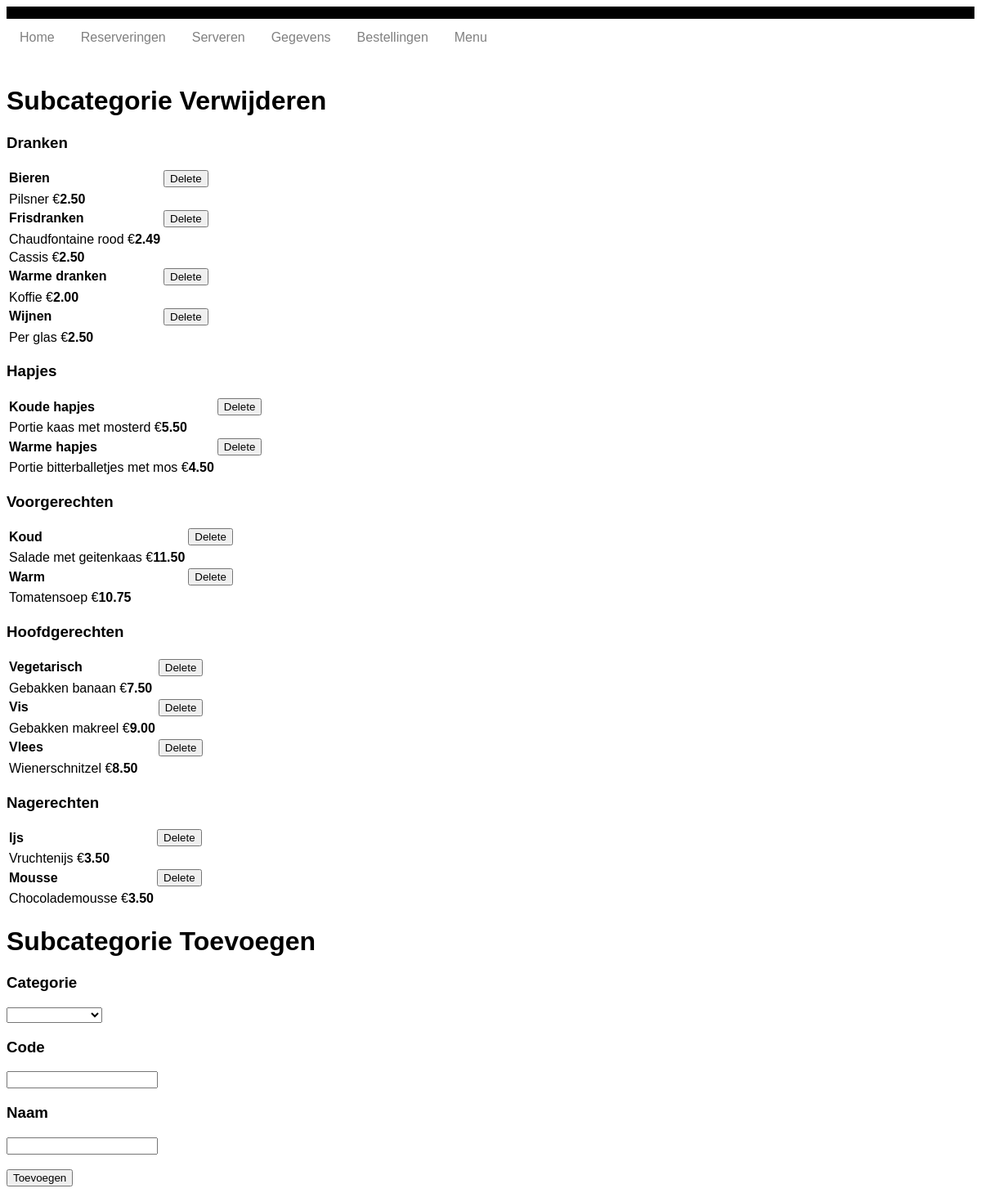
/subgroepen.php, run on the app's committed database.
### tables this page shows
CREATE TABLE `gerechtcategorieen` (
  `ID` int(11) NOT NULL,
  `Code` varchar(3) DEFAULT NULL,
  `Naam` varchar(20) DEFAULT NULL
);

CREATE TABLE `gerechtsoorten` (
  `ID` int(11) NOT NULL,
  `Code` varchar(3) DEFAULT NULL,
  `Naam` varchar(20) DEFAULT NULL,
  `Gerechtcategorie_ID` int(11) NOT NULL
);

CREATE TABLE `menuitems` (
  `ID` int(11) NOT NULL,
  `Code` varchar(4) DEFAULT NULL,
  `Naam` varchar(30) DEFAULT NULL,
  `Gerechtsoort_ID` int(11) NOT NULL,
  `Prijs` decimal(6,2) NOT NULL
);

### database.php (called while the page is built, shortened)
<?php
class database{
    private $db;
    function __construct(){
        $this->db_server = 'localhost';
        $this->db_username = 'root';
        $this->db_password = '';
        $this->db_name = 'excellenttaste';
        $dsn = "mysql:host=$this->db_server;dbname=$this->db_name;charset=utf8mb4";
        $options = [
            PDO::ATTR_ERRMODE            => PDO::ERRMODE_EXCEPTION,
            PDO::ATTR_DEFAULT_FETCH_MODE => PDO::FETCH_ASSOC,
            PDO::ATTR_EMULATE_PREPARES   => false,
        ];
        try {
             $this->db = new PDO($dsn, $this->db_username, $this->db_password, $options);
        } catch (\PDOException $e) {
             throw new \PDOException($e->getMessage(), (int)$e->getCode());
        }
    }
    public function select($statement, $named_placeholder){
        $statement = $this->db->prepare($statement);
        $statement->execute($named_placeholder);
        $result = $statement->fetchAll(PDO::FETCH_ASSOC);
        return $result;
    }
}
?>

### subgroepen.php (the view, shortened to what this page needs)
<?php
    include 'database.php';
    $db = new database();
    $categorieen = $db->select("SELECT * FROM gerechtcategorieen",[]);
    $row_data = array_values($categorieen);
?>
<!DOCTYPE html>
<head>
    <link rel="stylesheet" type="text/css" href="style.css">
</head>
<body>
    <?php include_once 'navigatie.php' ?>
    <h1>Subcategorie Verwijderen</h1>
    <?php foreach ($row_data AS $data) { ?>
        <?php
        $categorie_id = $data['ID'];
        $soorten = $db->select("SELECT * FROM gerechtsoorten WHERE Gerechtcategorie_ID = :categorie_id",[':categorie_id' => $categorie_id]);
        $row_data_soorten = array_values($soorten);
    ?>
    <h3><?php echo $data["Naam"]?></h3>
    <table style="text-align: left;">
      <tr>
        <?php foreach($row_data_soorten AS $data_soorten) {?>
          <?php
            $soorten_id = $data_soorten['ID'];
            $menuitems = $db->select("SELECT * FROM menuitems WHERE Gerechtsoort_ID = :soorten_id",[':soorten_id' => $soorten_id]);
            $row_data_menuitems = array_values($menuitems);
          ?>
          <form method="post">
            <th><?php echo $data_soorten["Naam"] ?></th>
            <th><button type="submit" name="delete">Delete</button></th>
          </form>
          <tr>
          <?php foreach($row_data_menuitems AS $data_menuitems) {?>
            <tr><td><?php echo $data_menuitems["Naam"]." €<strong>".$data_menuitems['Prijs']."</strong>"?></td>
          <?php } ?>
          </tr>
        <?php } ?>
      </tr>
    </table>
  <?php } ?>
  <form method="post">
    <h1>Subcategorie Toevoegen</h1>
    <h3>Categorie</h3>
    <select required name="categorie_id">
        <option></option>
        <?php foreach($row_data AS $data) {?>
            <option value="<?php echo $data["ID"]?>"><?php echo $data["Naam"] ?></option>
        <?php } ?>
    </select>
    <h3>Code</h3>
    <input type="text" name="code">
    <h3>Naam</h3>
    <input type="text" name="naam"><br><br>
    <button type="submit" name="add">Toevoegen</button>
  </form>
</body>
</html>

### navigatie.php (style rules this page uses)
body { font-family: Arial, Helvetica, sans-serif; }

### data on the page
gerechtcategorieen: Naam "Dranken"
gerechtsoorten: Naam "Bieren"
menuitems: Naam "Pilsner", Prijs "2.50"
gerechtsoorten: Naam "Frisdranken"
menuitems: Naam "Chaudfontaine rood", Prijs "2.49"
menuitems: Naam "Cassis", Prijs "2.50"
gerechtsoorten: Naam "Warme dranken"
menuitems: Naam "Koffie", Prijs "2.00"
gerechtsoorten: Naam "Wijnen"
menuitems: Naam "Per glas", Prijs "2.50"
gerechtcategorieen: Naam "Hapjes"
gerechtsoorten: Naam "Koude hapjes"
menuitems: Naam "Portie kaas met mosterd", Prijs "5.50"
gerechtsoorten: Naam "Warme hapjes"
menuitems: Naam "Portie bitterballetjes met mos", Prijs "4.50"
gerechtcategorieen: Naam "Voorgerechten"
gerechtsoorten: Naam "Koud"
menuitems: Naam "Salade met geitenkaas", Prijs "11.50"
gerechtsoorten: Naam "Warm"
menuitems: Naam "Tomatensoep", Prijs "10.75"
gerechtcategorieen: Naam "Hoofdgerechten"
gerechtsoorten: Naam "Vegetarisch"
menuitems: Naam "Gebakken banaan", Prijs "7.50"
gerechtsoorten: Naam "Vis"
menuitems: Naam "Gebakken makreel", Prijs "9.00"
gerechtsoorten: Naam "Vlees"
menuitems: Naam "Wienerschnitzel", Prijs "8.50"
gerechtcategorieen: Naam "Nagerechten"
gerechtsoorten: Naam "Ijs"
menuitems: Naam "Vruchtenijs", Prijs "3.50"
gerechtsoorten: Naam "Mousse"
menuitems: Naam "Chocolademousse", Prijs "3.50"
